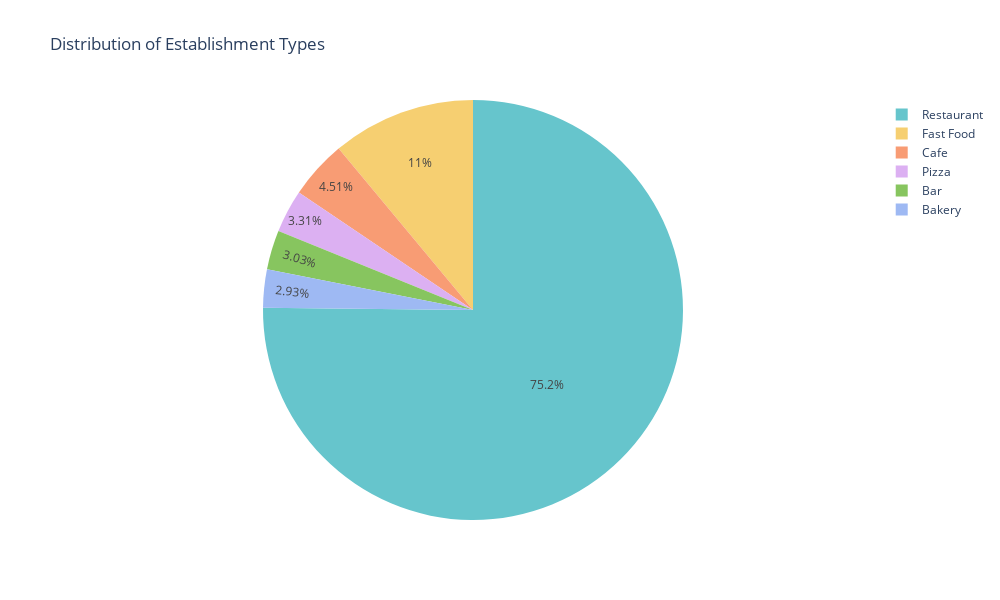

Notebook code cell kept with this figure:
### Code cell
# Using the Pastel1 color palette from Plotly Express
cores_pasteis = px.colors.qualitative.Pastel

# Creating the pie chart with customized colors
fig = go.Figure(data=[go.Pie(
    labels=tipos_de_est_count['object_type'], 
    values=tipos_de_est_count['count'],
    marker=dict(colors=cores_pasteis)  # Atribuindo as cores pastel
)])

# Updating the layout with a title
fig.update_layout(
    title='Distribution of Establishment Types',
    width=1000,  # Largura do gráfico
    height=600   # Altura do gráfico
)

# Displaying the chart
fig.show()

### Figure 1 — Plotly figure (JSON) as saved in the notebook; plotly's stock layout.template omitted (floating-point values rounded to 4 significant figures)
{"data": [{"labels": ["Restaurant", "Fast Food", "Cafe", "Pizza", "Bar", "Bakery"], "marker": {"colors": ["rgb(102, 197, 204)", "rgb(246, 207, 113)", "rgb(248, 156, 116)", "rgb(220, 176, 242)", "rgb(135, 197, 95)", "rgb(158, 185, 243)", "rgb(254, 136, 177)", "rgb(201, 219, 116)", "rgb(139, 224, 164)", "rgb(180, 151, 231)", "rgb(179, 179, 179)"]}, "type": "pie", "values": [7253, 1066, 435, 319, 292, 283]}], "layout": {"height": 600, "title": {"text": "Distribution of Establishment Types"}, "width": 1000}}
